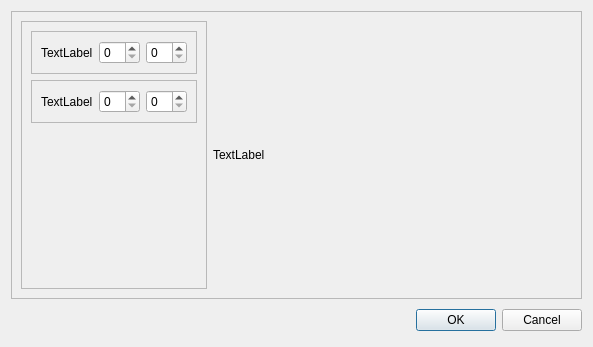
<?xml version="1.0" encoding="UTF-8"?>
<ui version="4.0">
 <class>Dialog</class>
 <widget class="QDialog" name="Dialog">
  <property name="geometry">
   <rect>
    <x>0</x>
    <y>0</y>
    <width>593</width>
    <height>347</height>
   </rect>
  </property>
  <property name="windowTitle">
   <string>Dialog</string>
  </property>
  <layout class="QVBoxLayout" name="verticalLayout" stretch="30,0">
   <item>
    <widget class="QFrame" name="frame">
     <property name="frameShape">
      <enum>QFrame::StyledPanel</enum>
     </property>
     <property name="frameShadow">
      <enum>QFrame::Raised</enum>
     </property>
     <layout class="QHBoxLayout" name="horizontalLayout_3" stretch="0,100">
      <item>
       <widget class="QFrame" name="frame_4">
        <property name="frameShape">
         <enum>QFrame::StyledPanel</enum>
        </property>
        <property name="frameShadow">
         <enum>QFrame::Raised</enum>
        </property>
        <layout class="QVBoxLayout" name="verticalLayout_2">
         <item>
          <widget class="QFrame" name="frame_2">
           <property name="frameShape">
            <enum>QFrame::StyledPanel</enum>
           </property>
           <property name="frameShadow">
            <enum>QFrame::Raised</enum>
           </property>
           <layout class="QHBoxLayout" name="horizontalLayout">
            <item>
             <widget class="QLabel" name="label">
              <property name="text">
               <string>TextLabel</string>
              </property>
             </widget>
            </item>
            <item>
             <widget class="QSpinBox" name="spinBox"/>
            </item>
            <item>
             <widget class="QSpinBox" name="spinBox_3"/>
            </item>
           </layout>
          </widget>
         </item>
         <item>
          <widget class="QFrame" name="frame_3">
           <property name="frameShape">
            <enum>QFrame::StyledPanel</enum>
           </property>
           <property name="frameShadow">
            <enum>QFrame::Raised</enum>
           </property>
           <layout class="QHBoxLayout" name="horizontalLayout_2">
            <item>
             <widget class="QLabel" name="label_2">
              <property name="text">
               <string>TextLabel</string>
              </property>
             </widget>
            </item>
            <item>
             <widget class="QSpinBox" name="spinBox_2"/>
            </item>
            <item>
             <widget class="QSpinBox" name="spinBox_4"/>
            </item>
           </layout>
          </widget>
         </item>
         <item>
          <spacer name="verticalSpacer">
           <property name="orientation">
            <enum>Qt::Vertical</enum>
           </property>
           <property name="sizeHint" stdset="0">
            <size>
             <width>20</width>
             <height>40</height>
            </size>
           </property>
          </spacer>
         </item>
        </layout>
       </widget>
      </item>
      <item>
       <widget class="QLabel" name="image">
        <property name="text">
         <string>TextLabel</string>
        </property>
       </widget>
      </item>
     </layout>
    </widget>
   </item>
   <item>
    <layout class="QHBoxLayout" name="box1">
     <property name="spacing">
      <number>6</number>
     </property>
     <property name="sizeConstraint">
      <enum>QLayout::SetMinimumSize</enum>
     </property>
     <property name="margin">
      <number>0</number>
     </property>
     <item>
      <spacer name="spacer1">
       <property name="orientation">
        <enum>Qt::Horizontal</enum>
       </property>
       <property name="sizeHint" stdset="0">
        <size>
         <width>131</width>
         <height>31</height>
        </size>
       </property>
      </spacer>
     </item>
     <item>
      <widget class="QPushButton" name="okButton">
       <property name="text">
        <string>OK</string>
       </property>
      </widget>
     </item>
     <item>
      <widget class="QPushButton" name="cancelButton">
       <property name="text">
        <string>Cancel</string>
       </property>
      </widget>
     </item>
    </layout>
   </item>
  </layout>
  <zorder>frame</zorder>
  <zorder></zorder>
 </widget>
 <resources/>
 <connections>
  <connection>
   <sender>okButton</sender>
   <signal>clicked()</signal>
   <receiver>Dialog</receiver>
   <slot>accept()</slot>
   <hints>
    <hint type="sourcelabel">
     <x>278</x>
     <y>253</y>
    </hint>
    <hint type="destinationlabel">
     <x>96</x>
     <y>254</y>
    </hint>
   </hints>
  </connection>
  <connection>
   <sender>cancelButton</sender>
   <signal>clicked()</signal>
   <receiver>Dialog</receiver>
   <slot>reject()</slot>
   <hints>
    <hint type="sourcelabel">
     <x>369</x>
     <y>253</y>
    </hint>
    <hint type="destinationlabel">
     <x>179</x>
     <y>282</y>
    </hint>
   </hints>
  </connection>
 </connections>
</ui>
